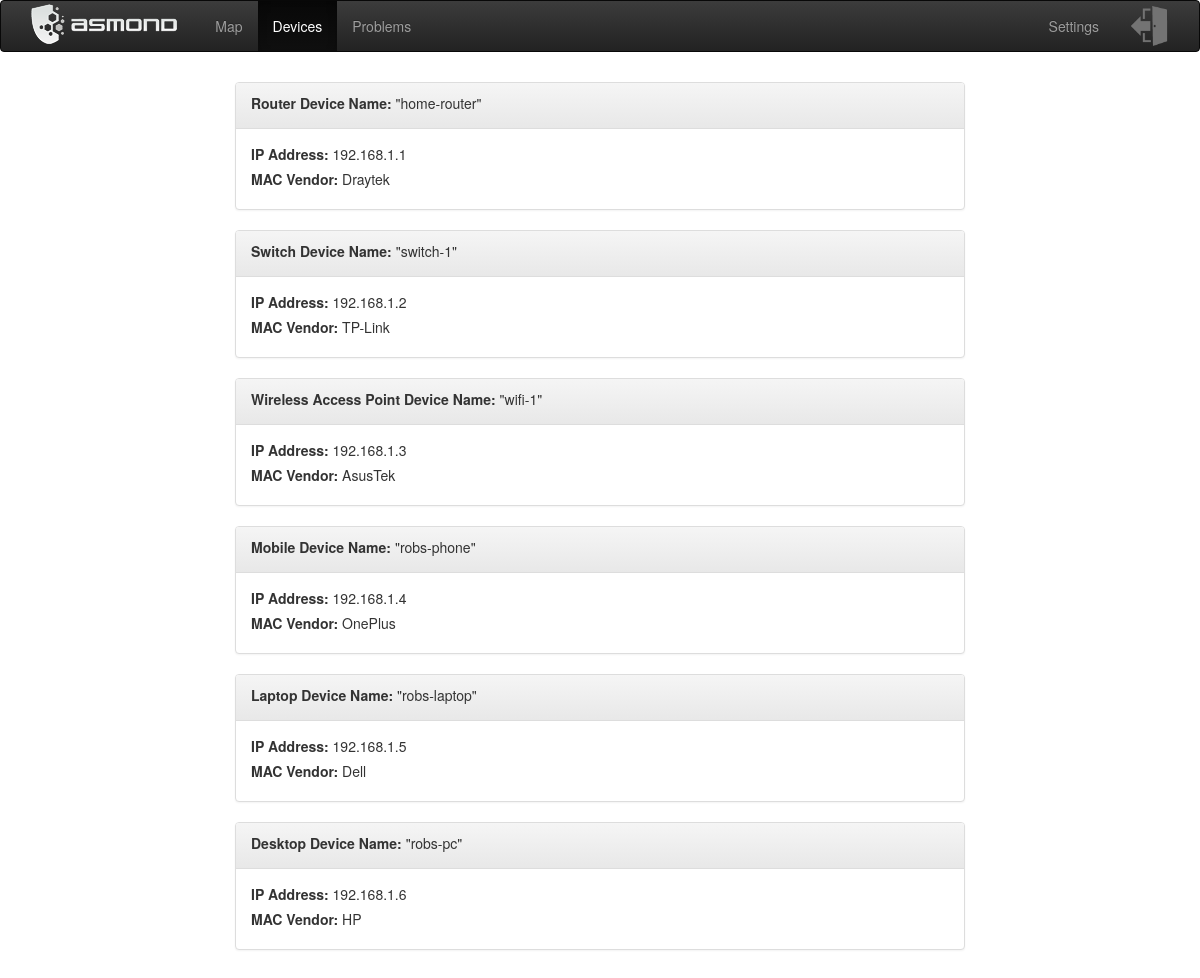
The page /interface/devices on the database its author committed.
### interface/models.py (models this page shows)
class NetworkDevices(models.Model):
    device_type = models.TextField(blank=True, verbose_name="Device Type", default=None, null=True)
    hostname = models.TextField(blank=True, default=None, verbose_name="Hostname")
    ip_address = models.TextField(blank=True, default=None, verbose_name="IP Address")
    mac_vendor = models.TextField(blank=True, default=None, verbose_name="MAC Vendor", null=True)
    device_level = models.IntegerField(default=1, verbose_name="Device Level")
    connects_to = models.TextField(blank=True, default=None, verbose_name="Connects To", null=True)

### interface/views.py (the view)
def networkdevices(request):
    devices_overview = NetworkOverview.objects.all()
    devices_found = NetworkDevices.objects.all()
    device_problems = NetworkProblems.objects.all()
    nmap_device = NmapScan.objects.all()
    return render(request, "interface/networkdevices.html", {
        "devices_overview": devices_overview,
        "devices_found": devices_found,
        "device_problems": device_problems,
        "nmap_device": nmap_device
    })

### interface/templates/interface/networkdevices.html (shortened to what this page needs)
{% extends 'interface/asmond-base.html' %}
{% load static %}
{% load humanize %}
{% block head %}
{{ block.super }}
{% endblock %}
{% block networkdevices-active %}active{% endblock %}
{% block interface-content %}
    <div class="col-md-8 col-md-offset-2 col-sm-12 col-xs-12">
    {% if devices_found != None %}
    {% for device in devices_found %}
        <div class="panel panel-default" style="height:100%; margin-top:10px;">
            <div class="panel-heading">
                <label>{{ device.device_type }} Device Name:</label> "{{ device.hostname }}"
            </div>
            <div class="panel-body">
                <label>IP Address:</label> {{ device.ip_address }}
                <br>
                <label>MAC Vendor:</label> {{ device.mac_vendor }}
            </div>
        </div>
    {% endfor %}
    {% else %}
        <br>
        <div style="text-align: center;">
            <label>No Device Data Found</label>
        </div>
    {% endif %}
    </div>
{% endblock %}

### interface/templates/interface/asmond-base.html (shortened to what this page needs)
{% extends 'framework/base.html' %}
{% load static %}
{% block head %}
<link rel="stylesheet" href="{% static 'interface/css/asmond.css' %}">
{% endblock %}
{% block page-content %}
    {% block interface-content %}
    {% endblock %}
{% endblock %}

### framework/templates/framework/base.html (shortened to what this page needs)
{% load static %}
<!DOCTYPE html>
<html lang="en">
<head>
    <link rel="stylesheet" href="{% static 'framework/css/bootstrap.min.css' %}">
    <link rel="stylesheet" href="{% static 'framework/css/bootstrap-theme.min.css' %}">
    <link rel="stylesheet" href="{% static 'framework/css/base.css' %}">
    <link rel="stylesheet" href="{% static 'framework/css/jquery.datetimepicker.css' %}">
    {% block head %}
    {% endblock %}
</head>
<body>
<nav class="navbar navbar-inverse" style="background-color: #2f2f2f;">
    <div class="container-fluid">
        <div class="navbar-header" style="padding-left:15px; padding-right:2%;">
            <a href="{% url 'interface:homepage' %}">
                <img src="{% static 'framework/img/asmond-web-logo-inverted-v4.png'%}" style="padding-top:3px;">
            </a>
        </div>
        <div class="collapse navbar-collapse" id="bs-example-navbar-collapse-1">
            <ul class="nav navbar-nav">
                <li class="{% block networkmap-active %}{% endblock %}"><a href="{% url 'interface:networkmap' %}">Map</a></li>
            </ul>
            <ul class="nav navbar-nav">
                <li class="{% block networkdevices-active %}{% endblock %}"><a href="{% url 'interface:networkdevices' %}">Devices</a></li>
            </ul>
            <ul class="nav navbar-nav">
                <li class="{% block networkproblems-active %}{% endblock %}"><a href="{% url 'interface:networkproblems' %}">Problems</a></li>
            </ul>
            <ul class="nav navbar-nav navbar-right hidden-xs visible-sm visible-md visible-lg">
                <li class="{% block logout %}{% endblock %}">
                    <a href="{% url 'login:login' %}">
                        <img src="{% static 'framework/img/logout.png'%}" onmouseover="this.src='{% static 'framework/img/logout2.png'%}';"
                             onmouseout="this.src='{% static 'framework/img/logout.png'%}';" style=" margin-top:-25px; width:40px; height:40px; margin-bottom:-20px;">
                    </a>
                </li>
            </ul>
            <ul class="nav navbar-nav navbar-right">
                <li class="{% block settings-active %}{% endblock %}"><a href="{% url 'settings:settings' %}">Settings</a></li>
            </ul>
        </div>
    </div>
</nav>
<div class="container">
    {% block page-content %}
    {% endblock %}
</div>
</body>
</html>

### framework/static/framework/css/base.css (style rules this page uses)
body { margin-bottom: 24px; }

### rows shown on the page
NetworkDevices: device_type "Router", hostname "home-router", ip_address "192.168.1.1", mac_vendor "Draytek"
NetworkDevices: device_type "Switch", hostname "switch-1", ip_address "192.168.1.2", mac_vendor "TP-Link"
NetworkDevices: device_type "Wireless Access Point", hostname "wifi-1", ip_address "192.168.1.3", mac_vendor "AsusTek"
NetworkDevices: device_type "Mobile", hostname "robs-phone", ip_address "192.168.1.4", mac_vendor "OnePlus"
NetworkDevices: device_type "Laptop", hostname "robs-laptop", ip_address "192.168.1.5", mac_vendor "Dell"
NetworkDevices: device_type "Desktop", hostname "robs-pc", ip_address "192.168.1.6", mac_vendor "HP"
